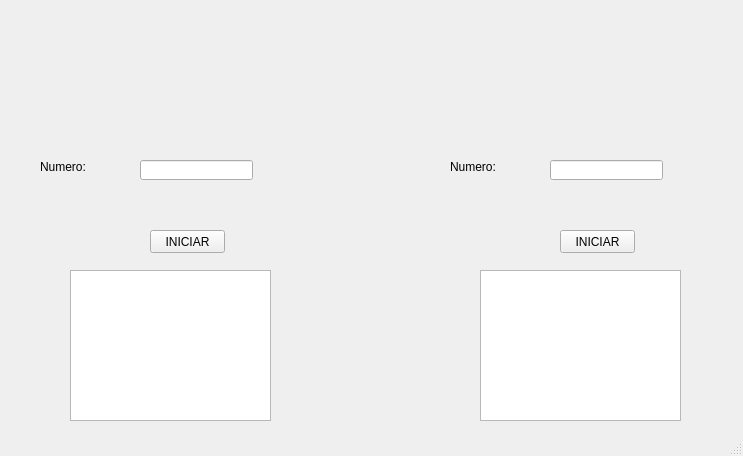
<?xml version="1.0" encoding="UTF-8"?>
<ui version="4.0">
 <class>MainWindow</class>
 <widget class="QMainWindow" name="MainWindow">
  <property name="geometry">
   <rect>
    <x>0</x>
    <y>0</y>
    <width>743</width>
    <height>456</height>
   </rect>
  </property>
  <property name="windowTitle">
   <string>MainWindow</string>
  </property>
  <widget class="QWidget" name="centralwidget">
   <widget class="QLabel" name="label">
    <property name="geometry">
     <rect>
      <x>40</x>
      <y>40</y>
      <width>161</width>
      <height>81</height>
     </rect>
    </property>
    <property name="text">
     <string/>
    </property>
    <property name="pixmap">
     <pixmap>../Imagenes/uat-logo.jpg</pixmap>
    </property>
    <property name="scaledContents">
     <bool>true</bool>
    </property>
   </widget>
   <widget class="QLabel" name="label_2">
    <property name="geometry">
     <rect>
      <x>560</x>
      <y>30</y>
      <width>141</width>
      <height>121</height>
     </rect>
    </property>
    <property name="text">
     <string/>
    </property>
    <property name="pixmap">
     <pixmap>../Imagenes/Fi.png</pixmap>
    </property>
    <property name="scaledContents">
     <bool>true</bool>
    </property>
   </widget>
   <widget class="QLabel" name="label_4">
    <property name="geometry">
     <rect>
      <x>690</x>
      <y>470</y>
      <width>161</width>
      <height>151</height>
     </rect>
    </property>
    <property name="text">
     <string/>
    </property>
    <property name="pixmap">
     <pixmap>../Imagenes/Xd.jpg</pixmap>
    </property>
    <property name="scaledContents">
     <bool>true</bool>
    </property>
   </widget>
   <widget class="QLabel" name="label_3">
    <property name="geometry">
     <rect>
      <x>40</x>
      <y>160</y>
      <width>47</width>
      <height>13</height>
     </rect>
    </property>
    <property name="text">
     <string>Numero:</string>
    </property>
   </widget>
   <widget class="QPushButton" name="btn_iniciar">
    <property name="geometry">
     <rect>
      <x>150</x>
      <y>230</y>
      <width>75</width>
      <height>23</height>
     </rect>
    </property>
    <property name="text">
     <string>INICIAR</string>
    </property>
   </widget>
   <widget class="QLineEdit" name="txt_numero">
    <property name="geometry">
     <rect>
      <x>140</x>
      <y>160</y>
      <width>113</width>
      <height>20</height>
     </rect>
    </property>
   </widget>
   <widget class="QTextEdit" name="txt_contador">
    <property name="geometry">
     <rect>
      <x>70</x>
      <y>270</y>
      <width>201</width>
      <height>151</height>
     </rect>
    </property>
   </widget>
   <widget class="QLabel" name="label_5">
    <property name="geometry">
     <rect>
      <x>450</x>
      <y>160</y>
      <width>47</width>
      <height>13</height>
     </rect>
    </property>
    <property name="text">
     <string>Numero:</string>
    </property>
   </widget>
   <widget class="QLineEdit" name="txt_numero_2">
    <property name="geometry">
     <rect>
      <x>550</x>
      <y>160</y>
      <width>113</width>
      <height>20</height>
     </rect>
    </property>
   </widget>
   <widget class="QTextEdit" name="txt_contador_2">
    <property name="geometry">
     <rect>
      <x>480</x>
      <y>270</y>
      <width>201</width>
      <height>151</height>
     </rect>
    </property>
   </widget>
   <widget class="QPushButton" name="btn_iniciar_2">
    <property name="geometry">
     <rect>
      <x>560</x>
      <y>230</y>
      <width>75</width>
      <height>23</height>
     </rect>
    </property>
    <property name="text">
     <string>INICIAR</string>
    </property>
   </widget>
  </widget>
  <widget class="QMenuBar" name="menubar">
   <property name="geometry">
    <rect>
     <x>0</x>
     <y>0</y>
     <width>743</width>
     <height>21</height>
    </rect>
   </property>
  </widget>
  <widget class="QStatusBar" name="statusbar"/>
 </widget>
 <resources>
  <include location="../Imagenes/Recursos.qrc"/>
 </resources>
 <connections/>
</ui>
